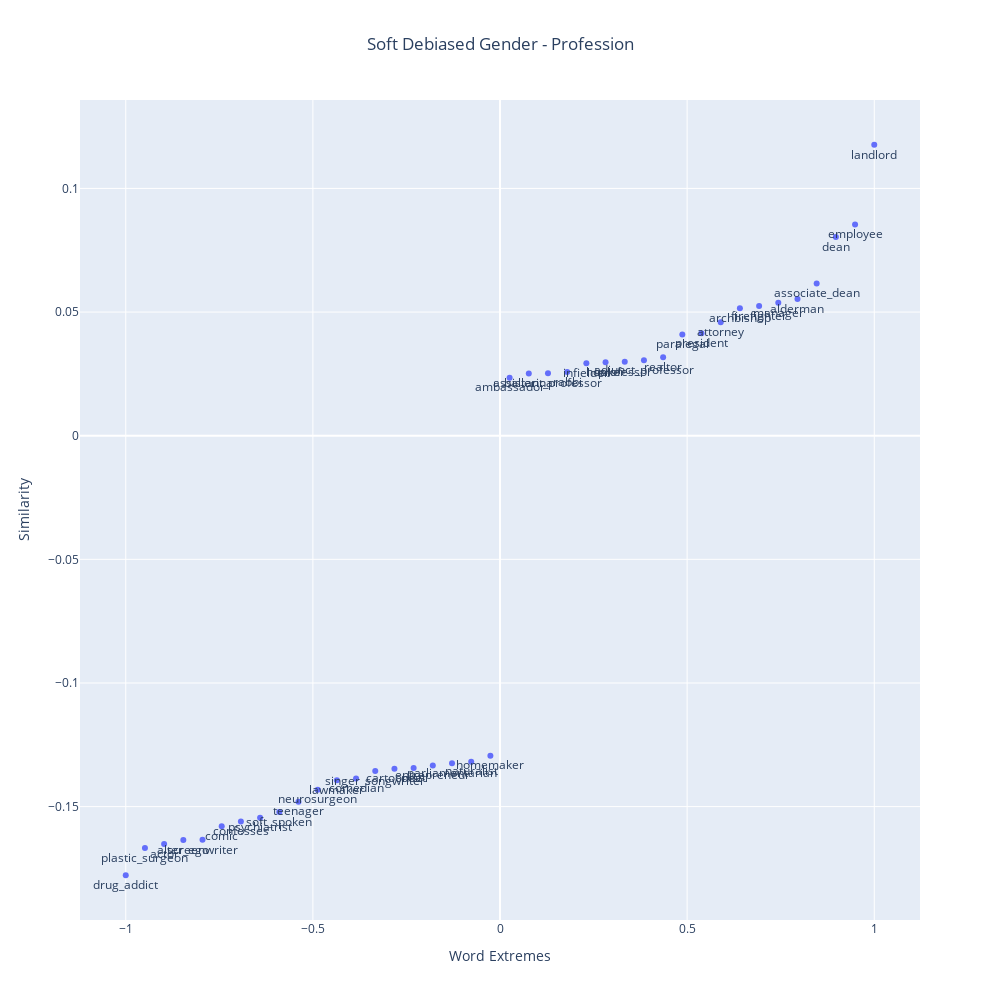

Write notebook code for a chart like this one.
### Code cell
plot_words_extreme(sp_softdebiased[:20], sp_softdebiased[-20:], 40, x_title='Word Extremes', y_title='Similarity', 
title='Soft Debiased Gender - Profession')

### Figure 1 — Plotly figure (JSON) as saved in the notebook; plotly's stock layout.template omitted (floating-point values rounded to 4 significant figures)
{"data": [{"mode": "markers+text", "name": "Markers and Text", "text": ["drug_addict", "plastic_surgeon", "actor", "alter_ego", "screenwriter", "comic", "confesses", "psychiatrist", "soft_spoken", "teenager", "neurosurgeon", "lawmaker", "comedian", "singer_songwriter", "cartoonist", "poet", "entrepreneur", "parliamentarian", "naturalist", "homemaker", "ambassador", "ballerina", "assistant_professor", "rabbi", "infielder", "hooker", "professor", "adjunct_professor", "realtor", "paralegal", "president", "attorney", "archbishop", "firefighter", "manager", "alderman", "associate_dean", "dean", "employee", "landlord"], "textposition": "bottom center", "type": "scatter", "x": [-1, -0.9487, -0.8974, -0.8462, -0.7949, -0.7436, -0.6923, -0.641, -0.5897, -0.5385, -0.4872, -0.4359, -0.3846, -0.3333, -0.2821, -0.2308, -0.1795, -0.1282, -0.07692, -0.02564, 0.02564, 0.07692, 0.1282, 0.1795, 0.2308, 0.2821, 0.3333, 0.3846, 0.4359, 0.4872, 0.5385, 0.5897, 0.641, 0.6923, 0.7436, 0.7949, 0.8462, 0.8974, 0.9487, 1], "y": [-0.1778, -0.1668, -0.1651, -0.1635, -0.1634, -0.1579, -0.156, -0.1545, -0.1521, -0.148, -0.1431, -0.1394, -0.1386, -0.1356, -0.1347, -0.1344, -0.1334, -0.1325, -0.1318, -0.1294, 0.02344, 0.02512, 0.0253, 0.02575, 0.02931, 0.02967, 0.02988, 0.03048, 0.03173, 0.04093, 0.04148, 0.04591, 0.05158, 0.05249, 0.05373, 0.05532, 0.06153, 0.08035, 0.08538, 0.1177]}], "layout": {"height": 1000, "title": {"text": "Soft Debiased Gender - Profession", "x": 0.5}, "width": 1000, "xaxis": {"title": {"text": "Word Extremes"}}, "yaxis": {"title": {"text": "Similarity"}}}}
